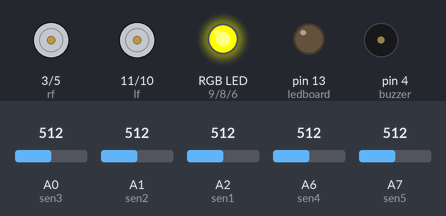
Bench run of a sketch on a simulated Arduino Nano, built with avr-gcc and run on an emulated ATmega328P. Shown: motor-driver pin pairs drawn as motors (green arrow = first pin HIGH = forward, orange = second pin HIGH = backward, longer = more drive), an RGB LED mixed from three pins (HIGH = lit), output pins drawn as LEDs (lit = HIGH), buzzer (waves = sounding, pin HIGH). The test bench sets the inputs (shaded band); at power-on: A2 (sen1) = 512, A7 (sen5) = 512, A1 (sen2) = 512, A0 (sen3) = 512, A6 (sen4) = 512. Random numbers use the default seed unless the sketch sets one.

Above: at 0.6 s.
At 1.0 s:
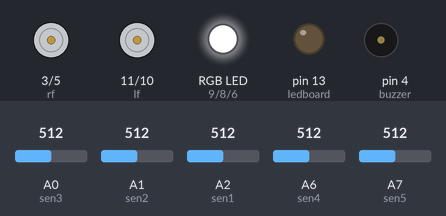
At 4.7 s:
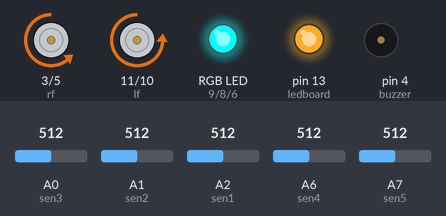
4.8 s: A2 (sen1) set to 781
8.2 s: A2 (sen1) set to 814
Timing chart, 0 to 9.8 s (numbered marks = the images above; inputs shaded):
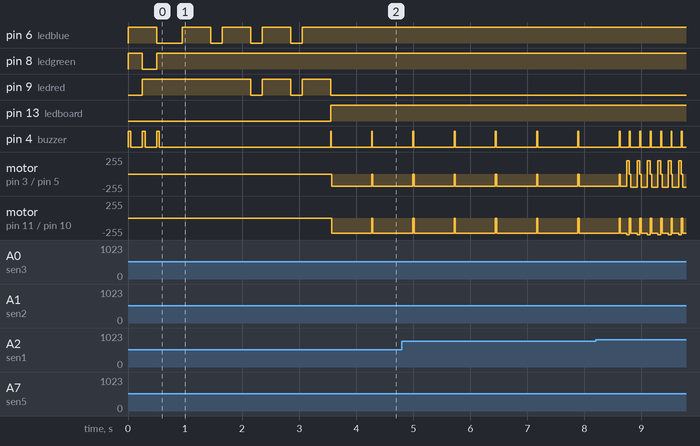

Measured:
- by itself, pin 9 (ledred): alternates HIGH for 0.50 s and LOW for 0.20 s, 5 changes in all, then stays LOW
- by itself, pin 4 (buzzer): alternates HIGH for 0.02 s and LOW for 0.71 s
- by itself, motor on pin 3 (rf) / pin 5 (rb): alternates backward 180/255 for 0.70 s and stopped for 0.02 s
- by itself, motor on pin 11 (lf) / pin 10 (lb): alternates backward 230/255 for 0.70 s and stopped for 0.02 s

The sketch:

ArduinoTinyRobot_v.1.4.1.ino
```cpp
const int sen1 = A2;
const int sen2 = A1;
const int sen3 = A0;
const int sen4 = A6;
const int sen5 = A7;
const int rf = 3;
const int rb = 5;
const int lf = 11;
const int lb = 10;
const int ledred = 9;
const int ledgreen = 8;
const int ledblue = 6;
const int buzzer = 4;
const int ledboard = 13;

int tf = 30;
int ff = 80;

int linesenrv;
int linesenlv;
int linesenrst;
int linesenlst;
int thresholdline = 600;

int frontsenv;
int frontsenst;
int thresholdfront = 800;

int leftsenv;
int leftsenst;
int rightsenv;
int rightsenst;
int thresholdsides = 800;

int randNumber;
int countforw = 0;
int countforwthreshold = 8;

int surfacemode; // 1: smooth , 2: frictioned
int accelmode;
float acceldelay = 0.5;

int introlen = 1;

int motorbalanceadd = 50;

void setup() {
  pinMode(sen1,INPUT);
  pinMode(sen2,INPUT);
  pinMode(sen3,INPUT);
  pinMode(sen4,INPUT);
  pinMode(sen5,INPUT);
  pinMode(rf,OUTPUT);
  pinMode(rb,OUTPUT);
  pinMode(lf,OUTPUT);
  pinMode(lb,OUTPUT);
  pinMode(ledred,OUTPUT);
  pinMode(ledgreen,OUTPUT);
  pinMode(ledblue,OUTPUT);
  pinMode(buzzer,OUTPUT);
  pinMode(ledboard,OUTPUT);
  digitalWrite(ledred,1);
  digitalWrite(ledgreen,1);
  digitalWrite(ledblue,1);
  intro();
  modeselection();
}

void intro() {
  for (int i = 0; i < introlen; i++) {
    digitalWrite(buzzer,1);
    digitalWrite(ledred,0);
    digitalWrite(ledgreen,1);
    digitalWrite(ledblue,1);
    delay(50);
    digitalWrite(buzzer,0);
    delay(200);
    digitalWrite(buzzer,1);
    digitalWrite(ledred,1);
    digitalWrite(ledgreen,0);
    digitalWrite(ledblue,1);
    delay(50);
    digitalWrite(buzzer,0);
    delay(200);
    digitalWrite(buzzer,1);
    digitalWrite(ledred,1);
    digitalWrite(ledgreen,1);
    digitalWrite(ledblue,0);
    delay(50);
    digitalWrite(buzzer,0);
    delay(200);
  }
  analogWrite(buzzer,0);
  digitalWrite(ledred,1);
  digitalWrite(ledgreen,1);
  digitalWrite(ledblue,1);
}

void forward() {
  analogWrite(rf,ff);
  analogWrite(lf,ff + motorbalanceadd);
  delay(tf);
  digitalWrite(rf,0);
  digitalWrite(rb,0);
  digitalWrite(lf,0);
  digitalWrite(lb,0);
}

void backward() {
  analogWrite(rb,ff);
  analogWrite(lb,ff + motorbalanceadd);
  delay(tf);
  digitalWrite(rf,0);
  digitalWrite(rb,0);
  digitalWrite(lf,0);
  digitalWrite(lb,0);
}

void leftp() {
  analogWrite(rf,ff);
  analogWrite(lb,ff + motorbalanceadd);
  delay(tf);
  digitalWrite(rf,0);
  digitalWrite(rb,0);
  digitalWrite(lf,0);
  digitalWrite(lb,0);
}

void rightp() {
  analogWrite(rb,ff);
  analogWrite(lf,ff + motorbalanceadd);
  delay(tf);
  digitalWrite(rf,0);
  digitalWrite(rb,0);
  digitalWrite(lf,0);
  digitalWrite(lb,0);
}

void left() {
  analogWrite(rf,ff);
  delay(tf);
  digitalWrite(rf,0);
  digitalWrite(rb,0);
  digitalWrite(lf,0);
  digitalWrite(lb,0);
}

void right() {
  analogWrite(lf,ff + motorbalanceadd);
  delay(tf);
  digitalWrite(rf,0);
  digitalWrite(rb,0);
  digitalWrite(lf,0);
  digitalWrite(lb,0);
}

void stopp() {
  digitalWrite(rf,0);
  digitalWrite(rb,0);
  digitalWrite(lf,0);
  digitalWrite(lb,0);
}

void accelforward() {
  for (int x = 0; x < ff; x++) {
    analogWrite(rf,x);
    analogWrite(lf,x);
    analogWrite(rb,0);
    analogWrite(lb,0);
    delay(acceldelay);
  }
  analogWrite(rf,0);
  analogWrite(lf,0);
  analogWrite(rb,0);
  analogWrite(lb,0);
}

void accelbackward() {
  for (int x = 0; x < ff; x++) {
    analogWrite(rb,x);
    analogWrite(lb,x);
    analogWrite(rf,0);
    analogWrite(lf,0);
    delay(acceldelay);
  }
  analogWrite(rf,0);
  analogWrite(lf,0);
  analogWrite(rb,0);
  analogWrite(lb,0);
}

void accelleft() {
  for (int x = 0; x < ff; x++) {
    analogWrite(rf,x);
    analogWrite(lf,0);
    analogWrite(rb,0);
    analogWrite(lb,0);
    delay(acceldelay);
  }
  analogWrite(rf,0);
  analogWrite(lf,0);
  analogWrite(rb,0);
  analogWrite(lb,0);
}

void accelright() {
  for (int x = 0; x < ff; x++) {
    analogWrite(lf,x);
    analogWrite(rf,0);
    analogWrite(rb,0);
    analogWrite(lb,0);
    delay(acceldelay);
  }
  analogWrite(rf,0);
  analogWrite(lf,0);
  analogWrite(rb,0);
  analogWrite(lb,0);
}

void accelleftp() {
  for (int x = 0; x < ff; x++) {
    analogWrite(rf,x);
    analogWrite(lb,x);
    analogWrite(rb,0);
    analogWrite(lf,0);
    delay(acceldelay);
  }
  analogWrite(rf,0);
  analogWrite(lf,0);
  analogWrite(rb,0);
  analogWrite(lb,0);
}

void accelrightp() {
  for (int x = 0; x < ff; x++) {
    analogWrite(rb,x);
    analogWrite(lf,x);
    analogWrite(rf,0);
    analogWrite(lb,0);
    delay(acceldelay);
  }
  analogWrite(rf,0);
  analogWrite(lf,0);
  analogWrite(rb,0);
  analogWrite(lb,0);
}

void senread() {
  linesenrv = analogRead(sen3);
  linesenlv = analogRead(sen2);
  frontsenv = analogRead(sen5);
  leftsenv = analogRead(sen1);
  rightsenv = analogRead(sen4);

  if (linesenrv < thresholdline) {
    linesenrst = 1;
  }
  else {
    linesenrst = 0;
  }
  if (linesenlv < thresholdline) {
    linesenlst = 1;
  }
  else {
    linesenlst = 0;
  }
  if (frontsenv < thresholdfront) {
    frontsenst = 1;
  }
  else {
    frontsenst = 0;
  }
  if (leftsenv < thresholdsides) {
    leftsenst = 1;
  }
  else {
    leftsenst = 0;
  }
  if (rightsenv < thresholdsides) {
    rightsenst = 1;
  }
  else {
    rightsenst = 0;
  }
}

void modeselection() {
  senread();
  if (leftsenst == 1) {
    digitalWrite(ledblue,0);
    delay(200);
    digitalWrite(ledblue,1);
    delay(500);
    digitalWrite(ledblue,0);
    delay(200);
    digitalWrite(ledblue,1);
    delay(500);
    surfacemode = 1;
  }
  else if (rightsenst == 1) {
    digitalWrite(ledred,0);
    delay(200);
    digitalWrite(ledred,1);
    delay(500);
    digitalWrite(ledred,0);
    delay(200);
    digitalWrite(ledred,1);
    delay(500);
    surfacemode = 2;
  }
  if (frontsenst == 1) {
    digitalWrite(ledred,0);
    digitalWrite(ledblue,0);
    delay(200);
    digitalWrite(ledred,1);
    digitalWrite(ledblue,1);
    delay(500);
    digitalWrite(ledred,0);
    digitalWrite(ledblue,0);
    delay(200);
    digitalWrite(ledred,1);
    digitalWrite(ledblue,1);
    delay(500);
    accelmode = 1;
  }
  else {
    accelmode = 0;
  }
}

void loop() {
  senread();
  if (frontsenst == 1) {
    digitalWrite(ledboard,1);
    digitalWrite(ledred,0);
    digitalWrite(ledgreen,1);
    digitalWrite(ledblue,1);
    digitalWrite(buzzer,1);
    delay(15);
    digitalWrite(buzzer,0);
    countforw = 0;
    if (leftsenst == 1 and rightsenst == 1) {
      if (accelmode == 1) {
        accelbackward();
      }
      tf = 700;
      ff = 180;
      backward();
    }
    else if (leftsenst == 0 and rightsenst == 1) {
      if (accelmode == 1) {
        accelbackward();
      }
      tf = 100;
      ff = 180;
      backward();
      if (surfacemode == 1) {
        tf = 50;
        ff = 200;
      }
      else if (surfacemode == 2) {
        tf = 200;
        ff = 200;
      }
      if (accelmode == 1) {
        accelleftp();
      }
      leftp();
    }
    else if (leftsenst == 1 and rightsenst == 0) {
      tf = 100;
      ff = 180;
      backward();
      if (surfacemode == 1) {
        tf = 50;
        ff = 200;
      }
      else if (surfacemode == 2) {
        tf = 200;
        ff = 200;
      }
      if (accelmode == 1) {
        accelrightp();
      }
      rightp();
    }
    else {
      randNumber = random(1,2);
      tf = 30;
      ff = 180;
      backward();
      if (randNumber == 1) {
        if (surfacemode == 1) {
          tf = 50;
          ff = 200;
        }
        else if (surfacemode == 2) {
          tf = 200;
          ff = 200;
        }
        if (accelmode == 1) {
          accelleftp();
        }
        leftp();
      }
      else {
        if (surfacemode == 1) {
          tf = 50;
          ff = 200;
        }
        else if (surfacemode == 2) {
          tf = 200;
          ff = 200;
        }
        if (accelmode == 1) {
          accelrightp();
        }
        rightp();
      }
    }
  }
  else {
    digitalWrite(ledboard,0);
    digitalWrite(ledred,1);
    digitalWrite(ledgreen,0);
    digitalWrite(ledblue,1);
    if (linesenlst == 1 and linesenrst == 1) {
      countforw = countforw + 1;
      if (accelmode == 1) {
        accelforward();
      }
      tf = 30;
      ff = 180;
      forward();
    }
    else if (linesenlst == 0 and linesenrst == 1) {
      if (accelmode == 1) {
        accelleft();
      }
      tf = 30;
      ff = 180;
      left();
    }
    else if (linesenlst == 1 and linesenrst == 0) {
      if (accelmode == 1) {
        accelright();
      }
      tf = 30;
      ff = 180;
      right();
    }
    else {
      if (countforw < countforwthreshold) {
        digitalWrite(ledboard,1);
        digitalWrite(ledred,0);
        digitalWrite(ledgreen,1);
        digitalWrite(ledblue,1);
        stopp();
      }
      else {
        digitalWrite(ledboard,0);
        digitalWrite(ledred,1);
        digitalWrite(ledgreen,1);
        digitalWrite(ledblue,0);
        if (accelmode == 1) {
          accelbackward();
        }
        tf = 200;
        ff = 180;
        backward();
        countforw = countforwthreshold - 1;
      }
    }
  }
}
```
